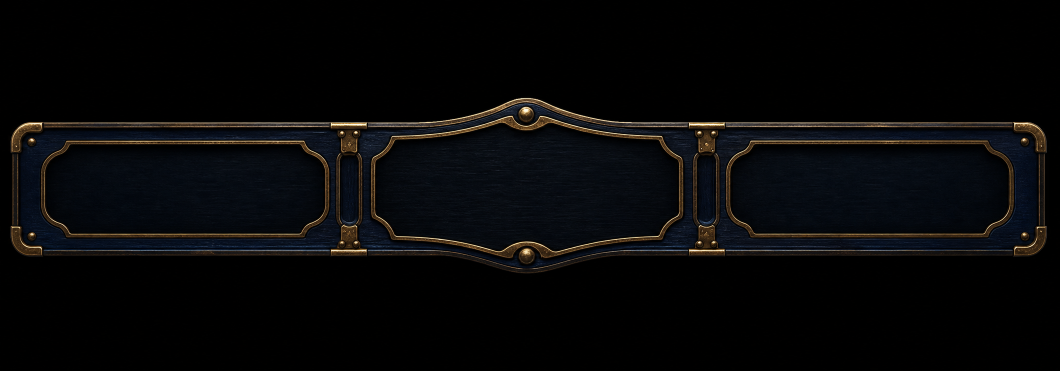
#> input picture tools/source_assets/underwater/fight_a2_slim_bar_frame_source.png, 2119 x 742 px (shown at 1/2 size)
$ python process_fight_a2_slim_bar.py
#> lines starting #> are read from the running program, lines starting #| are printed output that depends on the picture; after the words box and inside, x2 and y2 are one past the last pixel; in counts of white or black regions, pixels touching at a corner belong together
#> in build_product, opened is the input picture: PIL image 2119x742 RGB; mean R, G, B 7.5, 7.5, 8.2
#!/usr/bin/env python3
"""FIGHT-A2のauthored下段スリムバーを決定的に製品化する。"""

from __future__ import annotations

import argparse
import hashlib
import os
import tempfile
from pathlib import Path

from PIL import Image, ImageEnhance, ImageOps


ROOT = Path(__file__).resolve().parents[1]
SOURCE = ROOT / "tools/source_assets/underwater/fight_a2_slim_bar_frame_source.png"
OUTPUT = ROOT / "assets/showcase/underwater/fight_slim_bar_frame.png"
SOURCE_SIZE = (2119, 742)
OUTPUT_SIZE = (1280, 140)
COLOR_KEEP_NUMERATOR = 92
COLOR_DENOMINATOR = 100


def _decoded_hash(image: Image.Image) -> str:
    payload = image.mode.encode() + b"\0" + str(image.size).encode() + b"\0" + image.tobytes()
    return hashlib.sha256(payload).hexdigest()


def _panel_bbox(source: Image.Image) -> tuple[int, int, int, int]:
    # imagegen sourceは黒いキャンバス上の単一パネル。固定しきい値で
    # authored shellだけを抽出し、reference/runtime画素は一切読まない。
    mask = source.convert("L").point(lambda value: 255 if value > 12 else 0)
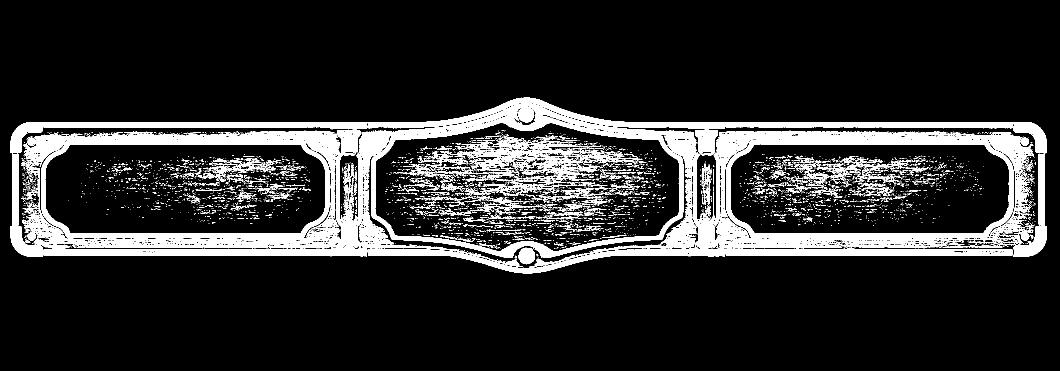
#> mask: PIL image 2119x742 L (shown at 1/2 size); 14.2% white; 5060 white regions (4710 under 20 px), largest, box (x1, y1, x2, y2) and area: (21, 195, 2094, 547) 140237, (1452, 281, 2028, 475) 11439, (897, 271, 1203, 362) 8068
    bbox = mask.getbbox()
#> bbox = (21, 195, 2094, 547)
    if bbox is None:
        raise ValueError("FIGHT-A2 source has no visible authored panel")
    left, top, right, bottom = bbox
#> left = 21; top = 195; right = 2094; bottom = 547
    if right - left < 1800 or bottom - top < 220:
        raise ValueError(f"FIGHT-A2 authored panel bbox is implausibly small: {bbox}")
    return (max(0, left - 4), max(0, top - 4), min(source.width, right + 4), min(source.height, bottom + 4))


def _desaturate_rgb(image: Image.Image) -> Image.Image:
    """Pillowのversion依存blend丸めを避け、色92%を整数演算で固定する。"""
    if image.mode != "RGB":
        raise ValueError(f"FIGHT-A2 desaturation expects RGB, got {image.mode}")
    grayscale = image.convert("L").tobytes()
    source = image.tobytes()
    result = bytearray(len(source))
    gray_numerator = COLOR_DENOMINATOR - COLOR_KEEP_NUMERATOR
    for pixel_index, gray in enumerate(grayscale):
        channel_index = pixel_index * 3
        for offset in range(3):
            value = source[channel_index + offset]
            result[channel_index + offset] = (
                gray * gray_numerator + value * COLOR_KEEP_NUMERATOR
            ) // COLOR_DENOMINATOR
    return Image.frombytes("RGB", image.size, bytes(result))


def build_product(source_path: Path = SOURCE) -> Image.Image:
    if not source_path.is_file():
        raise FileNotFoundError(f"missing FIGHT-A2 authored source: {source_path}")
    with Image.open(source_path) as opened:
        opened.load()
        if opened.size != SOURCE_SIZE:
            raise ValueError(f"FIGHT-A2 source must be {SOURCE_SIZE}, got {opened.size}")
        source = opened.convert("RGB")

    panel = source.crop(_panel_bbox(source))
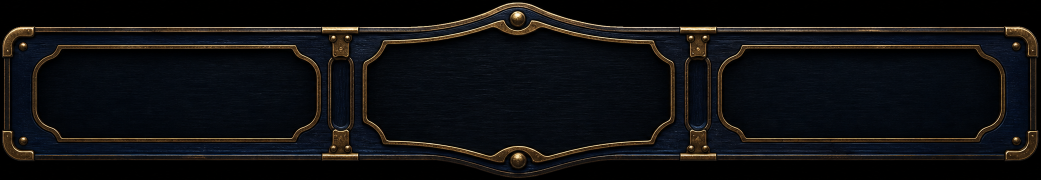
#> panel: PIL image 2081x360 RGB (shown at 1/2 size); mean R, G, B 15.5, 15.7, 17.2
    product = panel.resize(OUTPUT_SIZE, Image.Resampling.LANCZOS)
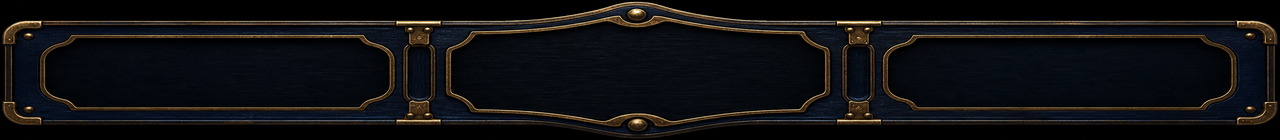
#> product: PIL image 1280x140 RGB; mean R, G, B 15.7, 15.8, 17.2
    # 小寸法で木目を残しながら、runtime文字・ゲージ背面は静かに保つ。
    product = ImageEnhance.Contrast(product).enhance(1.04)
    product = _desaturate_rgb(product)
#> the loop in _desaturate_rgb, `for pixel_index, gray in enumerate(grayscale):` made 179200 passes
#> channel_index on passes 1 to 3: 0, 3, 6
    return product.convert("RGBA")
#> returned value: PIL image 1280x140 RGBA


def validate_product(product: Image.Image) -> None:
    if product.mode != "RGBA" or product.size != OUTPUT_SIZE:
        raise ValueError(f"FIGHT-A2 product must be RGBA {OUTPUT_SIZE}, got {product.mode} {product.size}")
    if product.getchannel("A").getextrema() != (255, 255):
        raise ValueError("FIGHT-A2 product must be fully opaque")
    # 3つのruntime content wellが暗く、文字・ゲージを阻害しないことを固定。
    for name, box in {
        "tension": (48, 35, 405, 117),
        "action": (465, 30, 815, 117),
        "stamina": (875, 35, 1232, 117),
    }.items():
        gray = ImageOps.grayscale(product.crop(box))
        mean = sum(value * count for value, count in enumerate(gray.histogram())) / (gray.width * gray.height)
        if mean > 52.0:
            raise ValueError(f"FIGHT-A2 {name} well is too bright for runtime content: {mean:.2f}")
#> this loop made 3 passes
#> mean on passes 1 to 3: 13.68, 13.02, 13.69
#> pass 1, in validate_product, `gray = ImageOps.grayscale(product.crop(box))`:
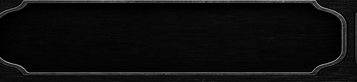
#> gray: PIL image 357x82 L; min 0, max 174, mean 13.7
#> pass 2, in validate_product, `gray = ImageOps.grayscale(product.crop(box))`:
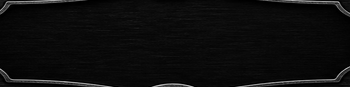
#> gray: PIL image 350x87 L; min 0, max 188, mean 13
#> pass 3, in validate_product, `gray = ImageOps.grayscale(product.crop(box))`:
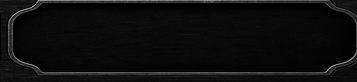
#> gray: PIL image 357x82 L; min 0, max 175, mean 13.7


def _same_pixels(path: Path, candidate: Image.Image) -> bool:
    if not path.is_file():
        return False
    try:
        with Image.open(path) as opened:
            opened.load()
            current = opened.copy()
        return (
            current.mode == candidate.mode
            and current.size == candidate.size
            and current.tobytes() == candidate.tobytes()
        )
    except (OSError, ValueError):
        return False


# [5 lines left out: function _display_path, not called in this run]


def write_if_changed(path: Path, candidate: Image.Image) -> bool:
    if _same_pixels(path, candidate):
        print(f"preserved pixel-identical {_display_path(path)} {_decoded_hash(candidate)}")
        return False
    path.parent.mkdir(parents=True, exist_ok=True)
    temporary_path: Path | None = None
    try:
#> (the run stopped early here; a loop or call above may not have finished)
